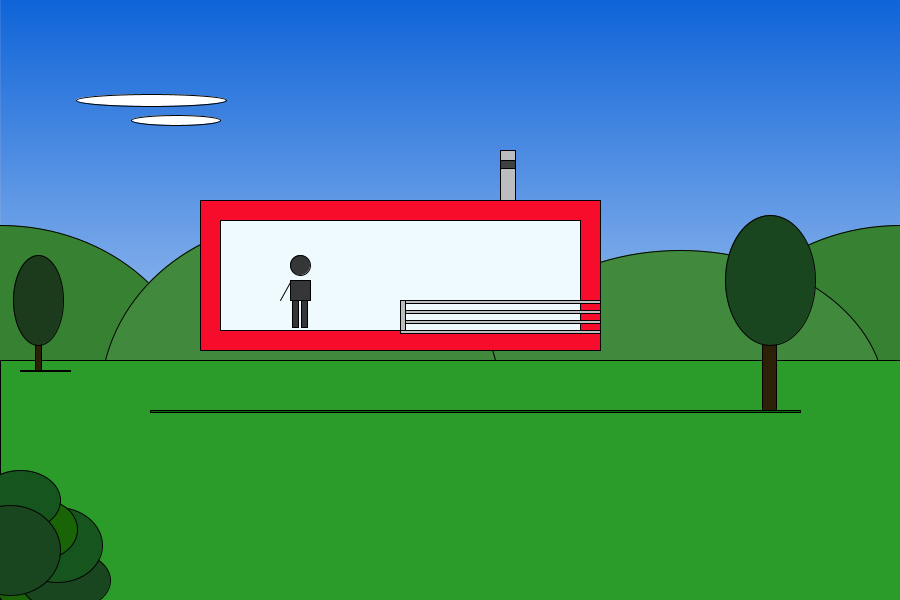
Frame 1 (no input)
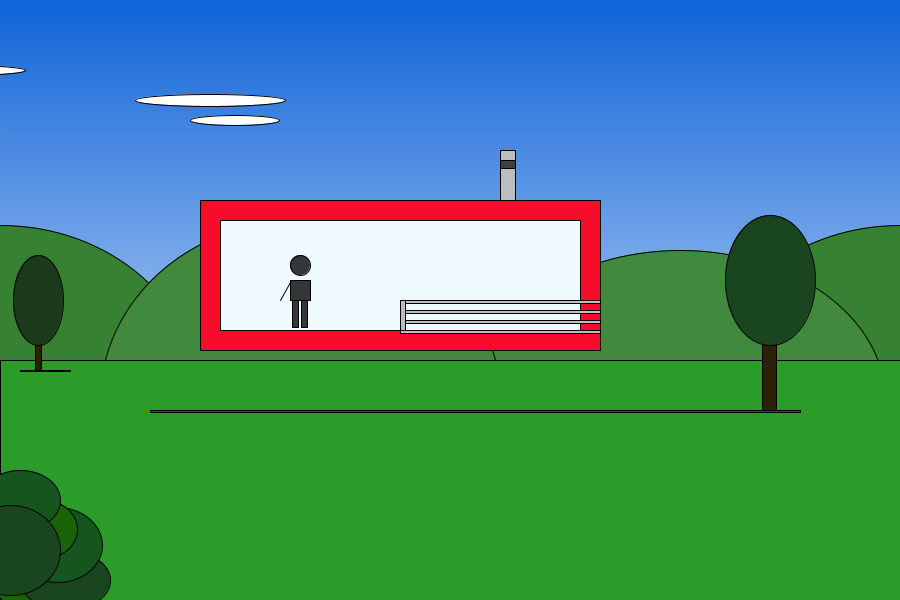
Frame 60 (the mouse pressed at the canvas centre just before this capture)
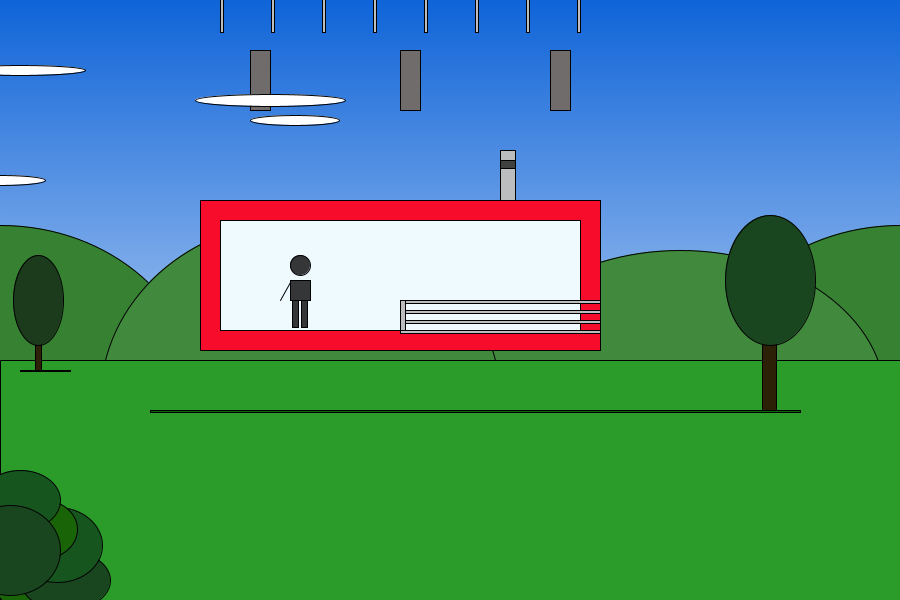
Frame 120 (the mouse held since frame 60 and released just before this capture)

The Processing sketch that drew these frames (run headless with seeded random() and noise(); from frame 60 on, the mouse is pressed at the canvas centre):

// Processing sketch: processing_107355
// ── processing_107355.pde

// Constantes para o fundo degradê
int Y_AXIS = 1;
int X_AXIS = 2;
int x;
color c1, c2;

void setup() {
  size(900,600);

  // cores usadas
   c1 = color(#0F64D8);
  c2 = color(255);

}

void draw() {
  // Background
  setGradient(0, 0, width, height, c1, c2, Y_AXIS);
        stroke(1);
        
        
fill(55,130,50);
ellipse(900,400,400,350); //MONTANHAS
fill(64,137,61);
ellipse(680,400,410,300);
fill(55,130,50);
ellipse(0,400,400,350); 
fill(64,137,61);
ellipse(300,400,400,360); 



fill(#2B9B2A); //GRAMA
rect(0,360,900,600);

fill(26,100,8);// ARBUSTOS
ellipse(40,590,85,45); 
fill(25,70,31);
ellipse(65,580,90,60);
fill(23,85,31);
ellipse(57,545,90,75);
fill(26,100,8);
ellipse(40,529,75,60);
fill(23,85,31);
ellipse(20,500,80,60);
fill(25,70,31);
ellipse(10,550,100,90);

fill(44,32,6); // ARVORE
rect(762,310,14,100);
fill(25,70,31);
ellipse(770,280,90,130);
fill(44,32,6); 
rect(35,310,6,60);
fill(#1C3B1D);
ellipse(38,300,50,90);

 
 fill(#716C6C); // PILARES DE SUSTENTAÇÃO
 { rect(250, mouseY-250,20,60);
 rect(400, mouseY-250,20,60);
 rect(550, mouseY-250,20,60);}
 
 
 
 x++; // NUVENS
  fill (255);
  ellipse (x-500, 30,  110, 10);
  ellipse (x+175, 120, 89,  10);
  ellipse (x+150, 100, 150, 12);
  ellipse (x-100, 70,  130, 10);
  ellipse (x-175, 190, 100, 14);
  ellipse (x-120, 180, 90,  10);
  ellipse (x-400, 170, 70,  10); 
  
stroke(1);
fill (#F70C2C); // CONTENDER
rect (200,200,400,150);
fill (250);
rect (220,220,360,110); //fundo
fill (#EDF9FF,230); //vidro
rect (220,220,360,110);
stroke(1);
 for (int a=220; a<580; a+=51) 
  {
    fill (#BBBDBF);
    rect (a, mouseY-378, 3, 110);
  }
  
rect(500,150,15,50);
fill(#3F4040);
rect(500,160,15,8);

fill(#0A6710); // marca chão
rect(150,410,650,2);
//noStroke();
rect(20,370,50,1);

stroke(1); //sacada
 for (int a=300; a<340; a+=10) 
  {
    fill (#BBBDBF);
    rect ( 400,a, 200, 3);
  }
  rect(400,300,5,30);

fill(0,0,0,200); //PESSOA
  ellipse(300,265,20,20);
  rect(290,280,20,20);
  rect(292,300,6,27);
  rect(301,300,6,27);
  line(290,282,280,300);
  
  


  



 }

void setGradient(int x, int y, float w, float h, color c1, color c2, int axis ) {

  noFill();

  if (axis == Y_AXIS) {  // função para funcionar o gradiente do topo ao final da janela.
    for (int i = y; i <= y+h; i++) {
      float inter = map(i, y, y+h, 0, 1);
      color c = lerpColor(c1, c2, inter);
      stroke(c);
      line(x, i, x+w, i);
    }
  }  
  
    }
    
    
    
    //http://i68.photobucket.com/albums/i20/rfroni/18.jpg
